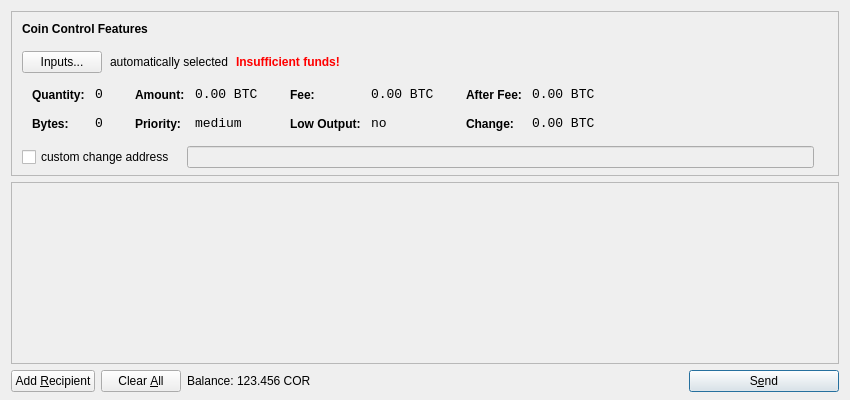
<?xml version="1.0" encoding="UTF-8"?>
<ui version="4.0">
 <class>SendCoinsDialog</class>
 <widget class="QDialog" name="SendCoinsDialog">
  <property name="geometry">
   <rect>
    <x>0</x>
    <y>0</y>
    <width>850</width>
    <height>400</height>
   </rect>
  </property>
  <property name="windowTitle">
   <string>Send Coins</string>
  </property>
  <layout class="QVBoxLayout" name="verticalLayout" stretch="0,1,0">
   <property name="bottomMargin">
    <number>8</number>
   </property>
   <item>
    <widget class="QFrame" name="frameCoinControl">
     <property name="sizePolicy">
      <sizepolicy hsizetype="Expanding" vsizetype="Expanding">
       <horstretch>0</horstretch>
       <verstretch>0</verstretch>
      </sizepolicy>
     </property>
     <property name="maximumSize">
      <size>
       <width>16777215</width>
       <height>16777215</height>
      </size>
     </property>
     <property name="frameShape">
      <enum>QFrame::StyledPanel</enum>
     </property>
     <property name="frameShadow">
      <enum>QFrame::Sunken</enum>
     </property>
     <layout class="QVBoxLayout" name="verticalLayoutCoinControl2">
      <property name="spacing">
       <number>-1</number>
      </property>
      <property name="leftMargin">
       <number>0</number>
      </property>
      <property name="topMargin">
       <number>0</number>
      </property>
      <property name="rightMargin">
       <number>0</number>
      </property>
      <property name="bottomMargin">
       <number>6</number>
      </property>
      <item>
       <layout class="QVBoxLayout" name="verticalLayoutCoinControl" stretch="0,0,0,0,1">
        <property name="spacing">
         <number>0</number>
        </property>
        <property name="leftMargin">
         <number>10</number>
        </property>
        <property name="topMargin">
         <number>10</number>
        </property>
        <item>
         <layout class="QHBoxLayout" name="horizontalLayoutCoinControl1">
          <property name="bottomMargin">
           <number>15</number>
          </property>
          <item>
           <widget class="QLabel" name="labelCoinControlFeatures">
            <property name="sizePolicy">
             <sizepolicy hsizetype="Preferred" vsizetype="Maximum">
              <horstretch>0</horstretch>
              <verstretch>0</verstretch>
             </sizepolicy>
            </property>
            <property name="font">
             <font>
              <weight>75</weight>
              <bold>true</bold>
             </font>
            </property>
            <property name="styleSheet">
             <string notr="true">font-weight:bold;</string>
            </property>
            <property name="text">
             <string>Coin Control Features</string>
            </property>
           </widget>
          </item>
         </layout>
        </item>
        <item>
         <layout class="QHBoxLayout" name="horizontalLayoutCoinControl2" stretch="0,0,0,0">
          <property name="spacing">
           <number>8</number>
          </property>
          <property name="bottomMargin">
           <number>10</number>
          </property>
          <item>
           <widget class="QPushButton" name="pushButtonCoinControl">
            <property name="styleSheet">
             <string notr="true"/>
            </property>
            <property name="text">
             <string>Inputs...</string>
            </property>
           </widget>
          </item>
          <item>
           <widget class="QLabel" name="labelCoinControlAutomaticallySelected">
            <property name="text">
             <string>automatically selected</string>
            </property>
            <property name="margin">
             <number>5</number>
            </property>
           </widget>
          </item>
          <item>
           <widget class="QLabel" name="labelCoinControlInsuffFunds">
            <property name="font">
             <font>
              <weight>75</weight>
              <bold>true</bold>
             </font>
            </property>
            <property name="styleSheet">
             <string notr="true">color:red;font-weight:bold;</string>
            </property>
            <property name="text">
             <string>Insufficient funds!</string>
            </property>
            <property name="margin">
             <number>5</number>
            </property>
           </widget>
          </item>
          <item>
           <spacer name="horizontalSpacerCoinControl">
            <property name="orientation">
             <enum>Qt::Horizontal</enum>
            </property>
            <property name="sizeHint" stdset="0">
             <size>
              <width>40</width>
              <height>1</height>
             </size>
            </property>
           </spacer>
          </item>
         </layout>
        </item>
        <item>
         <widget class="QWidget" name="widgetCoinControl" native="true">
          <property name="sizePolicy">
           <sizepolicy hsizetype="Preferred" vsizetype="Preferred">
            <horstretch>0</horstretch>
            <verstretch>0</verstretch>
           </sizepolicy>
          </property>
          <property name="minimumSize">
           <size>
            <width>0</width>
            <height>0</height>
           </size>
          </property>
          <property name="styleSheet">
           <string notr="true"/>
          </property>
          <layout class="QHBoxLayout" name="horizontalLayoutCoinControl5">
           <property name="margin">
            <number>0</number>
           </property>
           <item>
            <layout class="QHBoxLayout" name="horizontalLayoutCoinControl3" stretch="0,0,0,1">
             <property name="spacing">
              <number>20</number>
             </property>
             <property name="topMargin">
              <number>0</number>
             </property>
             <property name="bottomMargin">
              <number>10</number>
             </property>
             <item>
              <layout class="QFormLayout" name="formLayoutCoinControl1">
               <property name="horizontalSpacing">
                <number>10</number>
               </property>
               <property name="verticalSpacing">
                <number>14</number>
               </property>
               <property name="leftMargin">
                <number>10</number>
               </property>
               <property name="topMargin">
                <number>4</number>
               </property>
               <property name="rightMargin">
                <number>6</number>
               </property>
               <item row="0" column="0">
                <widget class="QLabel" name="labelCoinControlQuantityText">
                 <property name="styleSheet">
                  <string notr="true">font-weight:bold;</string>
                 </property>
                 <property name="text">
                  <string>Quantity:</string>
                 </property>
                 <property name="margin">
                  <number>0</number>
                 </property>
                </widget>
               </item>
               <item row="0" column="1">
                <widget class="QLabel" name="labelCoinControlQuantity">
                 <property name="font">
                  <font>
                   <family>Monospace</family>
                   <pointsize>10</pointsize>
                  </font>
                 </property>
                 <property name="cursor">
                  <cursorShape>IBeamCursor</cursorShape>
                 </property>
                 <property name="contextMenuPolicy">
                  <enum>Qt::ActionsContextMenu</enum>
                 </property>
                 <property name="text">
                  <string notr="true">0</string>
                 </property>
                 <property name="margin">
                  <number>0</number>
                 </property>
                 <property name="textInteractionFlags">
                  <set>Qt::LinksAccessibleByMouse|Qt::TextSelectableByKeyboard|Qt::TextSelectableByMouse</set>
                 </property>
                </widget>
               </item>
               <item row="1" column="0">
                <widget class="QLabel" name="labelCoinControlBytesText">
                 <property name="styleSheet">
                  <string notr="true">font-weight:bold;</string>
                 </property>
                 <property name="text">
                  <string>Bytes:</string>
                 </property>
                </widget>
               </item>
               <item row="1" column="1">
                <widget class="QLabel" name="labelCoinControlBytes">
                 <property name="font">
                  <font>
                   <family>Monospace</family>
                   <pointsize>10</pointsize>
                  </font>
                 </property>
                 <property name="cursor">
                  <cursorShape>IBeamCursor</cursorShape>
                 </property>
                 <property name="contextMenuPolicy">
                  <enum>Qt::ActionsContextMenu</enum>
                 </property>
                 <property name="text">
                  <string notr="true">0</string>
                 </property>
                 <property name="textInteractionFlags">
                  <set>Qt::LinksAccessibleByMouse|Qt::TextSelectableByKeyboard|Qt::TextSelectableByMouse</set>
                 </property>
                </widget>
               </item>
              </layout>
             </item>
             <item>
              <layout class="QFormLayout" name="formLayoutCoinControl2">
               <property name="horizontalSpacing">
                <number>10</number>
               </property>
               <property name="verticalSpacing">
                <number>14</number>
               </property>
               <property name="leftMargin">
                <number>6</number>
               </property>
               <property name="topMargin">
                <number>4</number>
               </property>
               <property name="rightMargin">
                <number>6</number>
               </property>
               <item row="0" column="0">
                <widget class="QLabel" name="labelCoinControlAmountText">
                 <property name="styleSheet">
                  <string notr="true">font-weight:bold;</string>
                 </property>
                 <property name="text">
                  <string>Amount:</string>
                 </property>
                 <property name="margin">
                  <number>0</number>
                 </property>
                </widget>
               </item>
               <item row="0" column="1">
                <widget class="QLabel" name="labelCoinControlAmount">
                 <property name="font">
                  <font>
                   <family>Monospace</family>
                   <pointsize>10</pointsize>
                  </font>
                 </property>
                 <property name="cursor">
                  <cursorShape>IBeamCursor</cursorShape>
                 </property>
                 <property name="contextMenuPolicy">
                  <enum>Qt::ActionsContextMenu</enum>
                 </property>
                 <property name="text">
                  <string notr="true">0.00 BTC</string>
                 </property>
                 <property name="textInteractionFlags">
                  <set>Qt::LinksAccessibleByMouse|Qt::TextSelectableByKeyboard|Qt::TextSelectableByMouse</set>
                 </property>
                </widget>
               </item>
               <item row="1" column="0">
                <widget class="QLabel" name="labelCoinControlPriorityText">
                 <property name="styleSheet">
                  <string notr="true">font-weight:bold;</string>
                 </property>
                 <property name="text">
                  <string>Priority:</string>
                 </property>
                </widget>
               </item>
               <item row="1" column="1">
                <widget class="QLabel" name="labelCoinControlPriority">
                 <property name="font">
                  <font>
                   <family>Monospace</family>
                   <pointsize>10</pointsize>
                  </font>
                 </property>
                 <property name="cursor">
                  <cursorShape>IBeamCursor</cursorShape>
                 </property>
                 <property name="contextMenuPolicy">
                  <enum>Qt::ActionsContextMenu</enum>
                 </property>
                 <property name="text">
                  <string>medium</string>
                 </property>
                 <property name="textInteractionFlags">
                  <set>Qt::LinksAccessibleByMouse|Qt::TextSelectableByKeyboard|Qt::TextSelectableByMouse</set>
                 </property>
                </widget>
               </item>
              </layout>
             </item>
             <item>
              <layout class="QFormLayout" name="formLayoutCoinControl3">
               <property name="horizontalSpacing">
                <number>10</number>
               </property>
               <property name="verticalSpacing">
                <number>14</number>
               </property>
               <property name="leftMargin">
                <number>6</number>
               </property>
               <property name="topMargin">
                <number>4</number>
               </property>
               <property name="rightMargin">
                <number>6</number>
               </property>
               <item row="0" column="0">
                <widget class="QLabel" name="labelCoinControlFeeText">
                 <property name="styleSheet">
                  <string notr="true">font-weight:bold;</string>
                 </property>
                 <property name="text">
                  <string>Fee:</string>
                 </property>
                 <property name="margin">
                  <number>0</number>
                 </property>
                </widget>
               </item>
               <item row="0" column="1">
                <widget class="QLabel" name="labelCoinControlFee">
                 <property name="font">
                  <font>
                   <family>Monospace</family>
                   <pointsize>10</pointsize>
                  </font>
                 </property>
                 <property name="cursor">
                  <cursorShape>IBeamCursor</cursorShape>
                 </property>
                 <property name="contextMenuPolicy">
                  <enum>Qt::ActionsContextMenu</enum>
                 </property>
                 <property name="text">
                  <string notr="true">0.00 BTC</string>
                 </property>
                 <property name="textInteractionFlags">
                  <set>Qt::LinksAccessibleByMouse|Qt::TextSelectableByKeyboard|Qt::TextSelectableByMouse</set>
                 </property>
                </widget>
               </item>
               <item row="1" column="0">
                <widget class="QLabel" name="labelCoinControlLowOutputText">
                 <property name="styleSheet">
                  <string notr="true">font-weight:bold;</string>
                 </property>
                 <property name="text">
                  <string>Low Output:</string>
                 </property>
                </widget>
               </item>
               <item row="1" column="1">
                <widget class="QLabel" name="labelCoinControlLowOutput">
                 <property name="font">
                  <font>
                   <family>Monospace</family>
                   <pointsize>10</pointsize>
                  </font>
                 </property>
                 <property name="cursor">
                  <cursorShape>IBeamCursor</cursorShape>
                 </property>
                 <property name="contextMenuPolicy">
                  <enum>Qt::ActionsContextMenu</enum>
                 </property>
                 <property name="text">
                  <string>no</string>
                 </property>
                 <property name="textInteractionFlags">
                  <set>Qt::LinksAccessibleByMouse|Qt::TextSelectableByKeyboard|Qt::TextSelectableByMouse</set>
                 </property>
                </widget>
               </item>
              </layout>
             </item>
             <item>
              <layout class="QFormLayout" name="formLayoutCoinControl4">
               <property name="horizontalSpacing">
                <number>10</number>
               </property>
               <property name="verticalSpacing">
                <number>14</number>
               </property>
               <property name="leftMargin">
                <number>6</number>
               </property>
               <property name="topMargin">
                <number>4</number>
               </property>
               <property name="rightMargin">
                <number>6</number>
               </property>
               <item row="0" column="0">
                <widget class="QLabel" name="labelCoinControlAfterFeeText">
                 <property name="styleSheet">
                  <string notr="true">font-weight:bold;</string>
                 </property>
                 <property name="text">
                  <string>After Fee:</string>
                 </property>
                 <property name="margin">
                  <number>0</number>
                 </property>
                </widget>
               </item>
               <item row="0" column="1">
                <widget class="QLabel" name="labelCoinControlAfterFee">
                 <property name="font">
                  <font>
                   <family>Monospace</family>
                   <pointsize>10</pointsize>
                  </font>
                 </property>
                 <property name="cursor">
                  <cursorShape>IBeamCursor</cursorShape>
                 </property>
                 <property name="contextMenuPolicy">
                  <enum>Qt::ActionsContextMenu</enum>
                 </property>
                 <property name="text">
                  <string notr="true">0.00 BTC</string>
                 </property>
                 <property name="textInteractionFlags">
                  <set>Qt::LinksAccessibleByMouse|Qt::TextSelectableByKeyboard|Qt::TextSelectableByMouse</set>
                 </property>
                </widget>
               </item>
               <item row="1" column="0">
                <widget class="QLabel" name="labelCoinControlChangeText">
                 <property name="styleSheet">
                  <string notr="true">font-weight:bold;</string>
                 </property>
                 <property name="text">
                  <string>Change:</string>
                 </property>
                </widget>
               </item>
               <item row="1" column="1">
                <widget class="QLabel" name="labelCoinControlChange">
                 <property name="font">
                  <font>
                   <family>Monospace</family>
                   <pointsize>10</pointsize>
                  </font>
                 </property>
                 <property name="cursor">
                  <cursorShape>IBeamCursor</cursorShape>
                 </property>
                 <property name="contextMenuPolicy">
                  <enum>Qt::ActionsContextMenu</enum>
                 </property>
                 <property name="text">
                  <string notr="true">0.00 BTC</string>
                 </property>
                 <property name="textInteractionFlags">
                  <set>Qt::LinksAccessibleByMouse|Qt::TextSelectableByKeyboard|Qt::TextSelectableByMouse</set>
                 </property>
                </widget>
               </item>
              </layout>
             </item>
            </layout>
           </item>
          </layout>
         </widget>
        </item>
        <item>
         <layout class="QHBoxLayout" name="horizontalLayoutCoinControl4" stretch="0,0,0">
          <property name="spacing">
           <number>12</number>
          </property>
          <property name="sizeConstraint">
           <enum>QLayout::SetDefaultConstraint</enum>
          </property>
          <property name="topMargin">
           <number>5</number>
          </property>
          <property name="rightMargin">
           <number>5</number>
          </property>
          <item>
           <widget class="QCheckBox" name="checkBoxCoinControlChange">
            <property name="text">
             <string>custom change address</string>
            </property>
           </widget>
          </item>
          <item>
           <widget class="QLineEdit" name="lineEditCoinControlChange">
            <property name="enabled">
             <bool>false</bool>
            </property>
            <property name="sizePolicy">
             <sizepolicy hsizetype="Expanding" vsizetype="Fixed">
              <horstretch>0</horstretch>
              <verstretch>0</verstretch>
             </sizepolicy>
            </property>
           </widget>
          </item>
          <item>
           <widget class="QLabel" name="labelCoinControlChangeLabel">
            <property name="sizePolicy">
             <sizepolicy hsizetype="Preferred" vsizetype="Expanding">
              <horstretch>0</horstretch>
              <verstretch>0</verstretch>
             </sizepolicy>
            </property>
            <property name="minimumSize">
             <size>
              <width>0</width>
              <height>0</height>
             </size>
            </property>
            <property name="text">
             <string/>
            </property>
            <property name="margin">
             <number>3</number>
            </property>
           </widget>
          </item>
         </layout>
        </item>
        <item>
         <spacer name="verticalSpacerCoinControl">
          <property name="orientation">
           <enum>Qt::Vertical</enum>
          </property>
          <property name="sizeHint" stdset="0">
           <size>
            <width>800</width>
            <height>1</height>
           </size>
          </property>
         </spacer>
        </item>
       </layout>
      </item>
     </layout>
    </widget>
   </item>
   <item>
    <widget class="QScrollArea" name="scrollArea">
     <property name="widgetResizable">
      <bool>true</bool>
     </property>
     <widget class="QWidget" name="scrollAreaWidgetContents">
      <property name="geometry">
       <rect>
        <x>0</x>
        <y>0</y>
        <width>830</width>
        <height>165</height>
       </rect>
      </property>
      <layout class="QVBoxLayout" name="verticalLayout_2">
       <property name="margin">
        <number>0</number>
       </property>
       <item>
        <layout class="QVBoxLayout" name="entries">
         <property name="spacing">
          <number>6</number>
         </property>
        </layout>
       </item>
       <item>
        <spacer name="verticalSpacer">
         <property name="orientation">
          <enum>Qt::Vertical</enum>
         </property>
         <property name="sizeHint" stdset="0">
          <size>
           <width>20</width>
           <height>40</height>
          </size>
         </property>
        </spacer>
       </item>
      </layout>
     </widget>
    </widget>
   </item>
   <item>
    <layout class="QHBoxLayout" name="horizontalLayout">
     <item>
      <widget class="QPushButton" name="addButton">
       <property name="toolTip">
        <string>Send to multiple recipients at once</string>
       </property>
       <property name="text">
        <string>Add &amp;Recipient</string>
       </property>
       <property name="icon">
        <iconset resource="../bitcoin.qrc">
         <normaloff>:/icons/add</normaloff>:/icons/add</iconset>
       </property>
       <property name="autoDefault">
        <bool>false</bool>
       </property>
      </widget>
     </item>
     <item>
      <widget class="QPushButton" name="clearButton">
       <property name="sizePolicy">
        <sizepolicy hsizetype="Minimum" vsizetype="Fixed">
         <horstretch>0</horstretch>
         <verstretch>0</verstretch>
        </sizepolicy>
       </property>
       <property name="toolTip">
        <string>Remove all transaction fields</string>
       </property>
       <property name="text">
        <string>Clear &amp;All</string>
       </property>
       <property name="icon">
        <iconset resource="../bitcoin.qrc">
         <normaloff>:/icons/remove</normaloff>:/icons/remove</iconset>
       </property>
       <property name="autoRepeatDelay">
        <number>300</number>
       </property>
       <property name="autoDefault">
        <bool>false</bool>
       </property>
      </widget>
     </item>
     <item>
      <layout class="QHBoxLayout" name="horizontalLayout_2">
       <property name="spacing">
        <number>3</number>
       </property>
       <item>
        <widget class="QLabel" name="label">
         <property name="text">
          <string>Balance:</string>
         </property>
        </widget>
       </item>
       <item>
        <widget class="QLabel" name="labelBalance">
         <property name="cursor">
          <cursorShape>IBeamCursor</cursorShape>
         </property>
         <property name="text">
          <string>123.456 COR</string>
         </property>
         <property name="textInteractionFlags">
          <set>Qt::LinksAccessibleByMouse|Qt::TextSelectableByKeyboard|Qt::TextSelectableByMouse</set>
         </property>
        </widget>
       </item>
      </layout>
     </item>
     <item>
      <spacer name="horizontalSpacer">
       <property name="orientation">
        <enum>Qt::Horizontal</enum>
       </property>
       <property name="sizeHint" stdset="0">
        <size>
         <width>40</width>
         <height>20</height>
        </size>
       </property>
      </spacer>
     </item>
     <item>
      <widget class="QPushButton" name="sendButton">
       <property name="minimumSize">
        <size>
         <width>150</width>
         <height>0</height>
        </size>
       </property>
       <property name="toolTip">
        <string>Confirm the send action</string>
       </property>
       <property name="text">
        <string>S&amp;end</string>
       </property>
       <property name="icon">
        <iconset resource="../bitcoin.qrc">
         <normaloff>:/icons/send</normaloff>:/icons/send</iconset>
       </property>
       <property name="default">
        <bool>true</bool>
       </property>
      </widget>
     </item>
    </layout>
   </item>
  </layout>
 </widget>
 <resources>
  <include location="../bitcoin.qrc"/>
 </resources>
 <connections/>
</ui>
